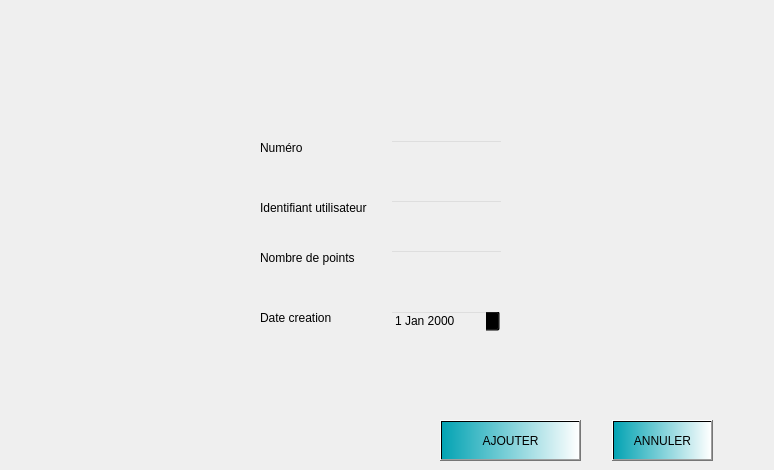
        <widget class="QWidget" name="page_9">
         <property name="styleSheet">
          <string notr="true">#page{
background-color: transparent;
border-image: url(:fond.png);
background: none;
border: none;
background-repeat: none;
}</string>
         </property>
         <widget class="QLineEdit" name="Numero_Ajout">
          <property name="geometry">
           <rect>
            <x>390</x>
            <y>140</y>
            <width>113</width>
            <height>22</height>
           </rect>
          </property>
          <property name="styleSheet">
           <string notr="true">

#Numero_Ajout{
background-color: transparent;
border-image: url(:Esp_gener.png);

}


</string>
          </property>
         </widget>
         <widget class="QLabel" name="label_98">
          <property name="geometry">
           <rect>
            <x>260</x>
            <y>310</y>
            <width>81</width>
            <height>16</height>
           </rect>
          </property>
          <property name="text">
           <string>Date creation</string>
          </property>
         </widget>
         <widget class="QLabel" name="label_99">
          <property name="geometry">
           <rect>
            <x>260</x>
            <y>140</y>
            <width>55</width>
            <height>16</height>
           </rect>
          </property>
          <property name="text">
           <string>Numéro</string>
          </property>
         </widget>
         <widget class="QLabel" name="label_100">
          <property name="geometry">
           <rect>
            <x>260</x>
            <y>200</y>
            <width>131</width>
            <height>16</height>
           </rect>
          </property>
          <property name="text">
           <string>Identifiant utilisateur</string>
          </property>
         </widget>
         <widget class="QLineEdit" name="nb_points_Ajout">
          <property name="geometry">
           <rect>
            <x>390</x>
            <y>250</y>
            <width>113</width>
            <height>22</height>
           </rect>
          </property>
          <property name="styleSheet">
           <string notr="true">

#nb_points_Ajout{
background-color: transparent;
border-image: url(:Esp_gener.png);

}


</string>
          </property>
         </widget>
         <widget class="QLabel" name="label_101">
          <property name="geometry">
           <rect>
            <x>260</x>
            <y>250</y>
            <width>111</width>
            <height>16</height>
           </rect>
          </property>
          <property name="text">
           <string>Nombre de points</string>
          </property>
         </widget>
         <widget class="QLineEdit" name="Id_utilisateur_Ajout">
          <property name="geometry">
           <rect>
            <x>390</x>
            <y>200</y>
            <width>113</width>
            <height>22</height>
           </rect>
          </property>
          <property name="styleSheet">
           <string notr="true">

#Id_utilisateur_Ajout{
background-color: transparent;
border-image: url(:Esp_gener.png);

}


</string>
          </property>
         </widget>
         <widget class="QPushButton" name="annuler_client_3">
          <property name="geometry">
           <rect>
            <x>612</x>
            <y>420</y>
            <width>101</width>
            <height>41</height>
           </rect>
          </property>
          <property name="styleSheet">
           <string notr="true">background-color: qlineargradient(spread:repeat, x1:0, y1:0, x2:1, y2:0, stop:0 rgba(3, 163, 179, 255), stop:1 rgba(255, 255, 255, 255));</string>
          </property>
          <property name="text">
           <string>ANNULER</string>
          </property>
         </widget>
         <widget class="QPushButton" name="ajouter_Carte">
          <property name="geometry">
           <rect>
            <x>440</x>
            <y>420</y>
            <width>141</width>
            <height>41</height>
           </rect>
          </property>
          <property name="styleSheet">
           <string notr="true">background-color: qlineargradient(spread:repeat, x1:0, y1:0, x2:1, y2:0, stop:0 rgba(3, 163, 179, 255), stop:1 rgba(255, 255, 255, 255));</string>
          </property>
          <property name="text">
           <string>AJOUTER</string>
          </property>
         </widget>
         <widget class="QDateEdit" name="dateEdit_AjoutCarte">
          <property name="geometry">
           <rect>
            <x>390</x>
            <y>310</y>
            <width>110</width>
            <height>22</height>
           </rect>
          </property>
          <property name="styleSheet">
           <string notr="true">

#dateEdit_AjoutCarte{
background-color: transparent;
border-image: url(:Esp_gener.png);

}


</string>
          </property>
         </widget>
         <widget class="QLabel" name="label_102">
          <property name="geometry">
           <rect>
            <x>710</x>
            <y>40</y>
            <width>55</width>
            <height>16</height>
           </rect>
          </property>
          <property name="text">
           <string/>
          </property>
         </widget>
        </widget>
